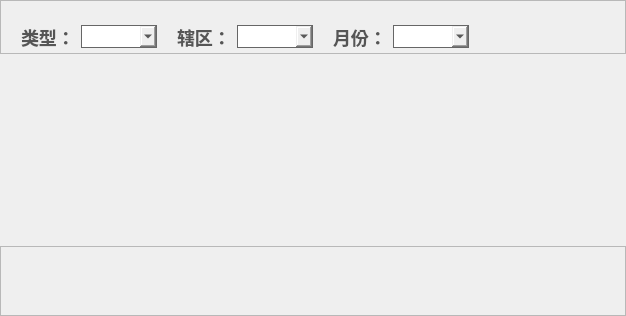
            <widget class="QWidget" name="page_task">
             <property name="styleSheet">
              <string notr="true">#frame_task_header {
	padding-right: 20px;
}

#btn_switch {
	image: url(:/icon/assets/icon/switch.png);
	border-radius: 6px;
	padding: 3px;
}
#btn_download {
	image: url(:/icon/assets/icon/download.png);
	border-radius: 6px;
	padding: 2px;
}
#btn_folder {
	image: url(:/icon/assets/icon/folder.png);
	border-radius: 6px;
	padding: 3px;
}

QPushButton {
	background-color: transparent;
}

QPushButton:hover {
	background-color: rgba(0,0,0,0.05);
}

QLabel {
	font-size: 18px;
	font-weight: bold;
	color: #555;
}

QComboBox {
	font-size: 16px;
	border: 1px solid #666;
}</string>
             </property>
             <layout class="QVBoxLayout" name="verticalLayout_6">
              <property name="spacing">
               <number>0</number>
              </property>
              <property name="leftMargin">
               <number>0</number>
              </property>
              <property name="topMargin">
               <number>0</number>
              </property>
              <property name="rightMargin">
               <number>0</number>
              </property>
              <property name="bottomMargin">
               <number>0</number>
              </property>
              <item>
               <widget class="QFrame" name="frame_task_header">
                <property name="styleSheet">
                 <string notr="true"/>
                </property>
                <property name="frameShape">
                 <enum>QFrame::StyledPanel</enum>
                </property>
                <property name="frameShadow">
                 <enum>QFrame::Raised</enum>
                </property>
                <layout class="QHBoxLayout" name="horizontalLayout_12">
                 <property name="spacing">
                  <number>0</number>
                 </property>
                 <property name="leftMargin">
                  <number>20</number>
                 </property>
                 <property name="topMargin">
                  <number>20</number>
                 </property>
                 <property name="rightMargin">
                  <number>0</number>
                 </property>
                 <property name="bottomMargin">
                  <number>0</number>
                 </property>
                 <item>
                  <widget class="QLabel" name="label_type">
                   <property name="minimumSize">
                    <size>
                     <width>60</width>
                     <height>0</height>
                    </size>
                   </property>
                   <property name="maximumSize">
                    <size>
                     <width>70</width>
                     <height>16777215</height>
                    </size>
                   </property>
                   <property name="styleSheet">
                    <string notr="true"/>
                   </property>
                   <property name="text">
                    <string>类型：</string>
                   </property>
                  </widget>
                 </item>
                 <item>
                  <widget class="QComboBox" name="pick_type">
                   <property name="maximumSize">
                    <size>
                     <width>80</width>
                     <height>16777215</height>
                    </size>
                   </property>
                   <property name="styleSheet">
                    <string notr="true"/>
                   </property>
                  </widget>
                 </item>
                 <item>
                  <widget class="QLabel" name="label_area">
                   <property name="minimumSize">
                    <size>
                     <width>80</width>
                     <height>0</height>
                    </size>
                   </property>
                   <property name="maximumSize">
                    <size>
                     <width>80</width>
                     <height>16777215</height>
                    </size>
                   </property>
                   <property name="styleSheet">
                    <string notr="true">margin-left: 15px;</string>
                   </property>
                   <property name="text">
                    <string>辖区：</string>
                   </property>
                  </widget>
                 </item>
                 <item>
                  <widget class="QComboBox" name="pick_area">
                   <property name="maximumSize">
                    <size>
                     <width>80</width>
                     <height>16777215</height>
                    </size>
                   </property>
                   <property name="styleSheet">
                    <string notr="true"/>
                   </property>
                  </widget>
                 </item>
                 <item>
                  <widget class="QLabel" name="label_month">
                   <property name="minimumSize">
                    <size>
                     <width>80</width>
                     <height>0</height>
                    </size>
                   </property>
                   <property name="maximumSize">
                    <size>
                     <width>80</width>
                     <height>16777215</height>
                    </size>
                   </property>
                   <property name="layoutDirection">
                    <enum>Qt::LeftToRight</enum>
                   </property>
                   <property name="styleSheet">
                    <string notr="true">margin-left: 15px;</string>
                   </property>
                   <property name="text">
                    <string>月份：</string>
                   </property>
                  </widget>
                 </item>
                 <item>
                  <widget class="QComboBox" name="pick_month">
                   <property name="maximumSize">
                    <size>
                     <width>80</width>
                     <height>16777215</height>
                    </size>
                   </property>
                   <property name="styleSheet">
                    <string notr="true"/>
                   </property>
                  </widget>
                 </item>
                 <item>
                  <spacer name="horizontalSpacer_3">
                   <property name="orientation">
                    <enum>Qt::Horizontal</enum>
                   </property>
                   <property name="sizeHint" stdset="0">
                    <size>
                     <width>40</width>
                     <height>20</height>
                    </size>
                   </property>
                  </spacer>
                 </item>
                 <item>
                  <widget class="QPushButton" name="btn_folder">
                   <property name="minimumSize">
                    <size>
                     <width>32</width>
                     <height>32</height>
                    </size>
                   </property>
                   <property name="maximumSize">
                    <size>
                     <width>32</width>
                     <height>32</height>
                    </size>
                   </property>
                   <property name="styleSheet">
                    <string notr="true"/>
                   </property>
                   <property name="text">
                    <string/>
                   </property>
                  </widget>
                 </item>
                 <item>
                  <widget class="QPushButton" name="btn_download">
                   <property name="minimumSize">
                    <size>
                     <width>32</width>
                     <height>32</height>
                    </size>
                   </property>
                   <property name="maximumSize">
                    <size>
                     <width>32</width>
                     <height>32</height>
                    </size>
                   </property>
                   <property name="styleSheet">
                    <string notr="true">image: url(./assets/icon/download.png);</string>
                   </property>
                   <property name="text">
                    <string/>
                   </property>
                  </widget>
                 </item>
                 <item>
                  <widget class="QPushButton" name="btn_switch">
                   <property name="minimumSize">
                    <size>
                     <width>32</width>
                     <height>32</height>
                    </size>
                   </property>
                   <property name="maximumSize">
                    <size>
                     <width>32</width>
                     <height>32</height>
                    </size>
                   </property>
                   <property name="styleSheet">
                    <string notr="true"/>
                   </property>
                   <property name="text">
                    <string/>
                   </property>
                  </widget>
                 </item>
                </layout>
               </widget>
              </item>
              <item>
               <widget class="QTableWidget" name="table_task">
                <property name="styleSheet">
                 <string notr="true">#table_task{
	background-color: transparent;
}</string>
                </property>
               </widget>
              </item>
              <item>
               <widget class="QScrollArea" name="scrollArea">
                <property name="maximumSize">
                 <size>
                  <width>16777215</width>
                  <height>16777215</height>
                 </size>
                </property>
                <property name="styleSheet">
                 <string notr="true"/>
                </property>
                <property name="widgetResizable">
                 <bool>true</bool>
                </property>
                <widget class="QWidget" name="card_container">
                 <property name="geometry">
                  <rect>
                   <x>0</x>
                   <y>0</y>
                   <width>811</width>
                   <height>264</height>
                  </rect>
                 </property>
                </widget>
               </widget>
              </item>
             </layout>
            </widget>
